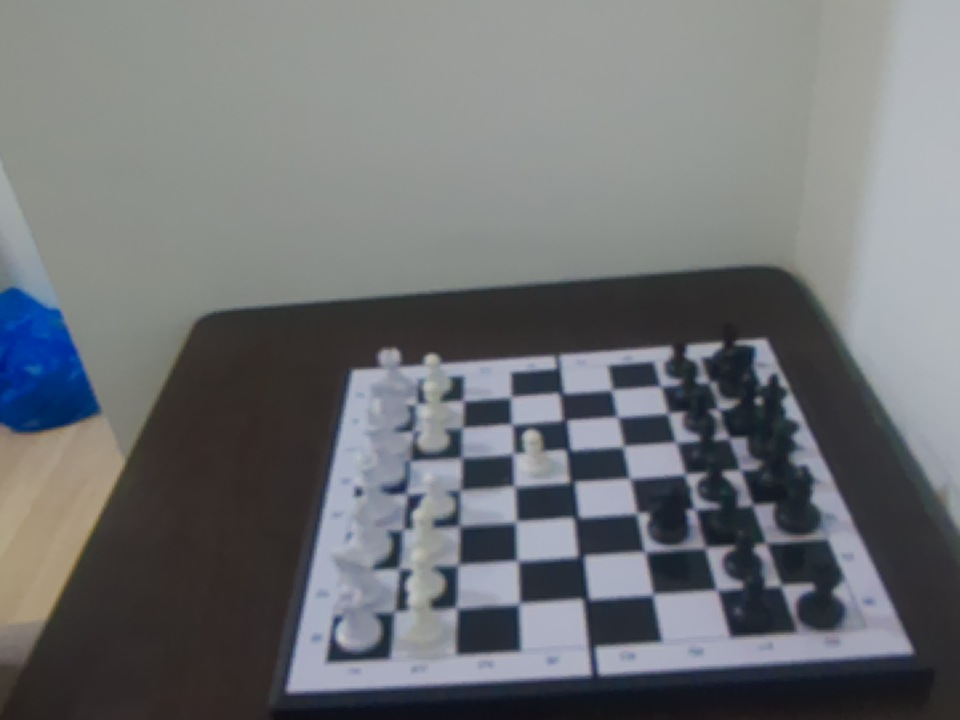
#> input picture photos/photo.jpg, 960 x 720 px
$ python -i grid_reconstruction.py   (imports and definitions only)
#> lines starting #> are read from the running program, lines starting #| are printed output that depends on the picture; after the words box and inside, x2 and y2 are one past the last pixel; in counts of white or black regions, pixels touching at a corner belong together
#> further down, picture is the input picture: shape (720, 960, 3); mean B, G, R 116.2, 113.3, 110.8
import cv2
import numpy as np


MIN_GAP = 60
MAX_GAP = 120
TOLERANCE = 15
SIZE = 800
GRID_LINES = 9


def merge(lines, threshold=20):

    lines = sorted(lines)

    if not lines:
        return []

    groups = [[lines[0]]]

    for line in lines[1:]:

        if line - np.mean(groups[-1]) <= threshold:
            groups[-1].append(line)

        else:
            groups.append([line])

    return [
        np.mean(group)
        for group in groups
    ]


def find_sequence(lines):

    lines = sorted(lines)

    if len(lines) < 2:
        raise RuntimeError("Not enough lines")

    best = None

    for i in range(len(lines)):

        for j in range(i + 1, len(lines)):

            distance = lines[j] - lines[i]

            for multiple in range(1, GRID_LINES):

                gap = distance / multiple

                if gap < MIN_GAP or gap > MAX_GAP:
                    continue

                for first_index in range(
                    GRID_LINES - multiple
                ):

                    second_index = (
                        first_index + multiple
                    )

                    sequence = {
                        first_index: (
                            lines[i],
                            i
                        ),
                        second_index: (
                            lines[j],
                            j
                        )
                    }

                    used = {i, j}

                    # -------------------------------------------------
                    # Add detected lines that agree with the spacing.
                    # -------------------------------------------------

                    for index in range(GRID_LINES):

                        if index in sequence:
                            continue

                        expected = (
                            lines[i]
                            + (index - first_index) * gap
                        )

                        candidates = []

                        for k, line in enumerate(lines):

                            if k in used:
                                continue

                            error = abs(
                                line - expected
                            )

                            if error <= TOLERANCE:
                                candidates.append(
                                    (error, k)
                                )

                        if candidates:

                            _, best_candidate = min(
                                candidates
                            )

                            sequence[index] = (
                                lines[best_candidate],
                                best_candidate
                            )

                            used.add(best_candidate)

                    if len(sequence) < 3:
                        continue

                    # -------------------------------------------------
                    # Fit one evenly-spaced grid to the detected lines.
                    # -------------------------------------------------

                    indices = np.array(
                        list(sequence.keys()),
                        dtype=np.float64
                    )

                    positions = np.array(
                        [
                            sequence[index][0]
                            for index in sequence
                        ],
                        dtype=np.float64
                    )

                    A = np.column_stack(
                        [
                            np.ones(len(indices)),
                            indices
                        ]
                    )

                    solution, _, _, _ = np.linalg.lstsq(
                        A,
                        positions,
                        rcond=None
                    )

                    origin = solution[0]
                    refined_gap = solution[1]

                    if (
                        refined_gap < MIN_GAP
                        or refined_gap > MAX_GAP
                    ):
                        continue

                    fitted = (
                        origin
                        + indices * refined_gap
                    )

                    errors = np.abs(
                        positions - fitted
                    )

                    mean_error = np.mean(errors)

                    if np.max(errors) > TOLERANCE:
                        continue

                    # -------------------------------------------------
                    # Make sure reconstructed grid fits the board.
                    # -------------------------------------------------

                    grid = (
                        origin
                        + np.arange(GRID_LINES)
                        * refined_gap
                    )

                    if grid[0] < 0:
                        continue

                    if grid[-1] > SIZE - 1:
                        continue

                    # Prefer more detected lines, then lower error.
                    score = (
                        len(sequence),
                        -mean_error
                    )

                    if (
                        best is None
                        or score > best["score"]
                    ):

                        best = {
                            "sequence": sequence.copy(),
                            "origin": origin,
                            "gap": refined_gap,
                            "error": mean_error,
                            "score": score
                        }

    if best is None:
        raise RuntimeError(
            "Could not find a valid line sequence"
        )

    return best


def reconstruct(lines):

    result = find_sequence(lines)

    sequence = result["sequence"]
    gap = result["gap"]
    origin = result["origin"]

    print("Best sequence:")

    for index in sorted(sequence):

        line, _ = sequence[index]

        print(
            f"  {line:.1f} -> index {index}"
        )

    print(
        f"Gap: {gap:.1f}"
    )

    # ---------------------------------------------------------
    # Reconstruct the complete grid from the fitted origin
    # and spacing.
    #
    # The Hough detections determine the grid.
    # The final grid itself is evenly spaced.
    # ---------------------------------------------------------

    grid = (
        origin
        + np.arange(GRID_LINES)
        * gap
    )

    print(
        "Reconstructed:",
        np.round(grid, 1)
    )

    print(
        "Gaps:",
        np.round(np.diff(grid), 1)
    )

    return grid


def detect_segments(image):
    gray = cv2.cvtColor(image, cv2.COLOR_BGR2GRAY)
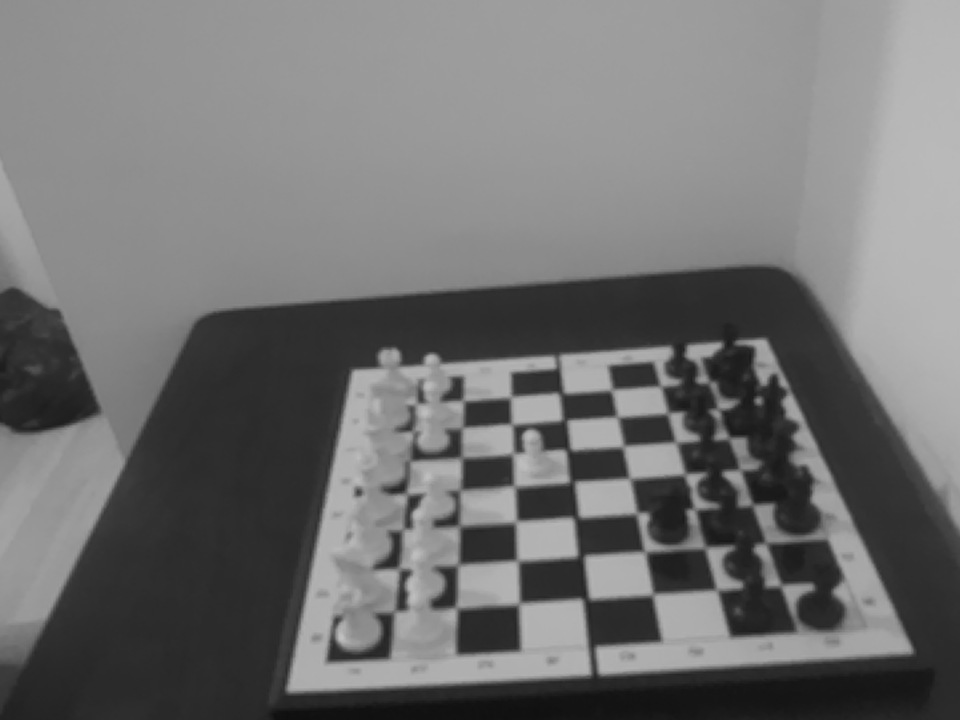
#> gray: shape (720, 960); min 14, max 193, mean 112.9
    edges = cv2.Canny(gray, 50, 150)
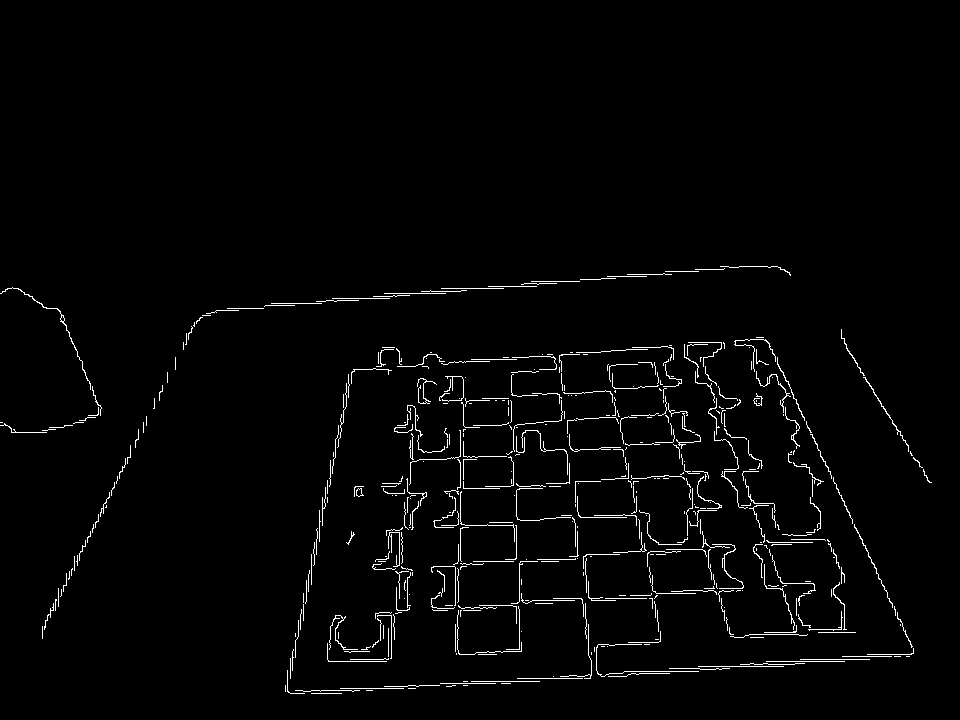
#> edges: shape (720, 960); 2% white in thin lines or dots, all inside (x1, y1, x2, y2) = (0, 266, 932, 694)
    lines = cv2.HoughLinesP(
        edges,
        1,
        np.pi / 180,
        20,
        minLineLength=40,
        maxLineGap=50
    )
#> lines = 216 rows, first 6: [215, 311, 728, 266], [501, 683, 898, 656], [403, 688, 913, 653], [317, 535, 842, 498], [769, 343, 913, 652], [285, 685, 351, 372]

    if lines is None:
        raise RuntimeError("No Hough lines detected")

    return lines.reshape(-1, 4)


def positions_from_segments(segments, points):
    destination = np.array(
        [[0, 0], [SIZE, 0], [SIZE, SIZE], [0, SIZE]],
        dtype=np.float32
    )
    matrix = cv2.getPerspectiveTransform(
        points.astype(np.float32),
        destination
    )
    polygon = points.astype(np.float32)
    horizontal = []
    vertical = []

    for x1, y1, x2, y2 in segments:
        midpoint = ((x1 + x2) / 2, (y1 + y2) / 2)
        if cv2.pointPolygonTest(polygon, midpoint, False) < 0:
            continue

        endpoints = np.array(
            [[[x1, y1], [x2, y2]]],
            dtype=np.float32
        )
        warped = cv2.perspectiveTransform(endpoints, matrix)[0]
        (wx1, wy1), (wx2, wy2) = warped
        angle = abs(np.degrees(np.arctan2(wy2 - wy1, wx2 - wx1)))

        if angle < 10 or angle > 170:
            horizontal.append((wy1 + wy2) / 2)
        elif 80 < angle < 100:
            vertical.append((wx1 + wx2) / 2)

    return merge(horizontal), merge(vertical)


def get_grid(image, points=None, segments=None):

    if segments is None:
        segments = detect_segments(image)
#> segments has the same summary as lines in detect_segments

    if points is not None:
        horizontal, vertical = positions_from_segments(segments, points)
    else:
        lines = segments
        horizontal = []
        vertical = []

        for x1, y1, x2, y2 in lines:
            angle = abs(
                np.degrees(
                    np.arctan2(y2 - y1, x2 - x1)
                )
            )

            if angle < 10 or angle > 170:
                horizontal.append((y1 + y2) / 2)
            elif 80 < angle < 100:
                vertical.append((x1 + x2) / 2)
#> this loop made 216 passes
#> (x1, y1, x2, y2, angle) on passes 1 to 3: (215, 311, 728, 266, 5.01), (501, 683, 898, 656, 3.89), (403, 688, 913, 653, 3.93)
#> after the loop, horizontal = 101 values, max 690 at index 98, min 272 at index 37, mean 499.4; vertical = 46 values, max 841 at index 28, min 324.5 at index 33, mean 504.3

        horizontal = merge(horizontal)
#> in merge, `lines = sorted(lines)`: lines = 101 values from 272 to 690
#> in merge, `groups = [[lines[0]]]`: groups = [[272]]
#> the loop in merge, `for line in lines[1:]: ` made 100 passes
#> line on passes 1 to 12: 273.5, 288.5, 289.5, 293, 295.5, 298, 340.5, 340.5, 343.5, 343.5, 348, 353.5
#> after the loop in merge, `for line in lines[1:]:`: groups = 11 items
#> horizontal = [287.1, 354.1, 389.6, 423.3, 453.9, 485.4, 531.6, 557.3, 596.9, 644.1, 676.7]
        vertical = merge(vertical)
#> the loop in merge (call 2), `for line in lines[1:]: ` made 45 passes
#> line on passes 1 to 12: 334.5, 353, 380, 383, 387, 388, 397.5, 398.5, 400.5, 402.5, 404.5, 405
#> vertical = [329.5, 353, 398.7, 422.5, 455.5, 515.5, 578, 684, 764.2, 791.2, 841]

    print("Horizontal:", np.round(horizontal, 1))
#| Horizontal: [287.1 354.1 389.6 423.3 453.9 485.4 531.6 557.3 596.9 644.1 676.7]
    print("Vertical:", np.round(vertical, 1))
#| Vertical: [329.5 353.  398.7 422.5 455.5 515.5 578.  684.  764.2 791.2 841. ]

    return reconstruct(horizontal), reconstruct(vertical)
#> in find_sequence, `lines = sorted(lines)`: lines has the same summary as horizontal in get_grid
#> the loop in find_sequence, `for i in range(len(lines)): ` made 11 passes
#> after the loop in find_sequence, `for i in range(len(lines)):`: best = 5 items
#> in reconstruct, `sequence = result["sequence"]`: sequence = {3: (423.3, 3), 4: (485.4, 5), 1: (287.1, 0), 2: (354.1, 1), 5: (557.3, 7), 6: (596.9, 8), 7: (676.7, 10)}
#> in reconstruct, `gap = result["gap"]`: gap = 63.87
#> in reconstruct, `origin = result["origin"]`: origin = 227.5
#> the loop in reconstruct, `for index in sorted(sequence): ` made 7 passes
#> line on passes 1 to 7: 287.1, 354.1, 423.3, 485.4, 557.3, 596.9, 676.7
#|   287.1 -> index 1
#|   354.1 -> index 2
#|   423.3 -> index 3
#|   485.4 -> index 4
#|   557.3 -> index 5
#|   596.9 -> index 6
#|   676.7 -> index 7
#| Gap: 63.9
#> in reconstruct, `grid = ( origin + np.arange(GRID_LINES) * gap )`: grid = [227.5, 291.4, 355.2, 419.1, 483, 546.9, 610.7, 674.6, 738.5]
#| Reconstructed: [227.5 291.4 355.2 419.1 483.  546.9 610.7 674.6 738.5]
#| Gaps: [63.9 63.9 63.9 63.9 63.9 63.9 63.9 63.9]
#> the loop in find_sequence (call 2), `for i in range(len(lines)): ` made 11 passes
#> the loop in reconstruct (call 2), `for index in sorted(sequence): ` made 7 passes
#> line on passes 1 to 5: 329.5, 398.7, 455.5, 515.5, 578
#> (index, line) on passes 6 to 7: (7, 684), (8, 764.2)
#|   329.5 -> index 1
#|   398.7 -> index 2
#|   455.5 -> index 3
#|   515.5 -> index 4
#|   578.0 -> index 5
#|   684.0 -> index 7
#|   764.2 -> index 8
#| Gap: 60.4
#| Reconstructed: [273.4 333.8 394.2 454.6 514.9 575.3 635.7 696.1 756.5]
#| Gaps: [60.4 60.4 60.4 60.4 60.4 60.4 60.4 60.4]

>>> import cv2
>>> picture = cv2.imread('../photos/photo.jpg')
>>> result = get_grid(picture)
#> result = ([227.5, 291.4, 355.2, 419.1, 483, 546.9, 610.7, 674.6, 738.5], [273.4, 333.8, 394.2, 454.6, 514.9, 575.3, 635.7, 696.1, 756.5])

$ run again, on photos/pieces.jpg
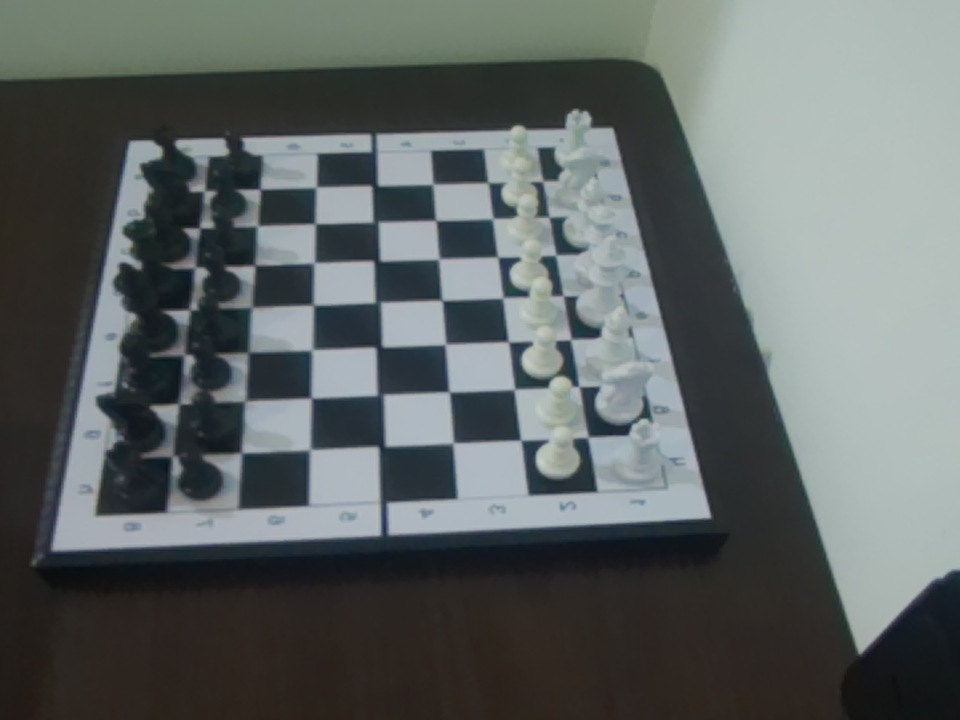
#> input picture photos/pieces.jpg, 960 x 720 px
#> picture is the input picture: shape (720, 960, 3); mean B, G, R 100.2, 100.9, 94.9
#> in detect_segments, `edges = cv2.Canny(gray, 50, 150)`:
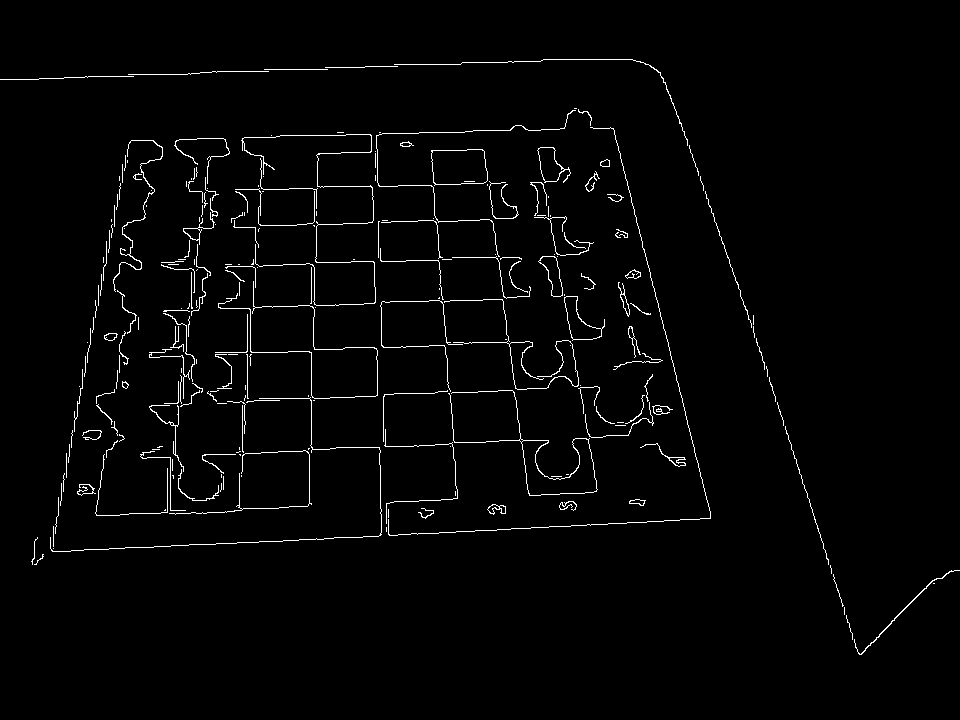
#> edges: shape (720, 960); 2% white in thin lines or dots, all inside (x1, y1, x2, y2) = (0, 59, 960, 655)
#> in detect_segments, `lines = cv2.HoughLinesP( edges, 1, np.pi / 180, 20, minLineLength=40, ..`: lines = 216 rows, first 6: [2, 79, 603, 59], [34, 553, 710, 518], [732, 268, 858, 653], [95, 313, 655, 293], [50, 548, 129, 142], [103, 271, 507, 257]
#> segments has the same summary as lines in detect_segments
#> the loop in get_grid, `for x1, y1, x2, y2 in lines:` made 216 passes
#> (x1, y1, x2, y2, angle) on passes 1 to 3: (2, 79, 603, 59, 1.91), (34, 553, 710, 518, 2.96), (732, 268, 858, 653, 71.88)
#> after the loop in get_grid, `for x1, y1, x2, y2 in lines:`: horizontal = 75 values, max 547.5 at index 13, min 65.5 at index 21, mean 307.5; vertical = 66 values, max 627.5 at index 33, min 103 at index 19, mean 316.8
#> in merge, `lines = sorted(lines)`: lines = 75 values from 65.5 to 547.5
#> in merge, `groups = [[lines[0]]]`: groups = [[65.5]]
#> the loop in merge, `for line in lines[1:]: ` made 74 passes
#> line on passes 1 to 8: 69, 130, 132.5, 133.5, 135.5, 138, 146.5, 149
#> after the loop in merge, `for line in lines[1:]:`: groups = 11 items
#> in get_grid, `horizontal = merge(horizontal)`: horizontal = [67.25, 144.8, 183.9, 223, 261.4, 295.2, 349.7, 393.2, 445.4, 501.4, 541.5]
#> the loop in merge (call 2), `for line in lines[1:]: ` made 65 passes
#> line on passes 1 to 8: 109.5, 114, 118, 120, 120, 121, 122, 125
#> in get_grid, `vertical = merge(vertical)`: vertical = [119.3, 146, 185.8, 213.2, 251, 312.5, 379.3, 442.8, 503, 558.5, 592.2, 626.5]
#| Horizontal: [ 67.2 144.8 183.9 223.  261.4 295.2 349.7 393.2 445.4 501.4 541.5]
#| Vertical: [119.3 146.  185.8 213.2 251.  312.5 379.3 442.8 503.  558.6 592.2 626.5]
#> in find_sequence, `lines = sorted(lines)`: lines has the same summary as horizontal in get_grid
#> the loop in find_sequence, `for i in range(len(lines)): ` made 11 passes
#> after the loop in find_sequence, `for i in range(len(lines)):`: best = 5 items
#> sequence = {1: (144.8, 1), 2: (223, 3), 0: (67.25, 0), 3: (295.2, 5), 4: (393.2, 7), 5: (445.4, 8), 6: (541.5, 10)}
#> gap = 78.36
#> origin = 66.39
#> the loop in reconstruct, `for index in sorted(sequence): ` made 7 passes
#> line on passes 1 to 7: 67.25, 144.8, 223, 295.2, 393.2, 445.4, 541.5
#> (printed output is left out)
#| Gap: 78.4
#> grid = [66.39, 144.7, 223.1, 301.5, 379.8, 458.2, 536.6, 614.9, 693.3]
#| Reconstructed: [ 66.4 144.7 223.1 301.5 379.8 458.2 536.6 614.9 693.3]
#| Gaps: [78.4 78.4 78.4 78.4 78.4 78.4 78.4 78.4]
#> the loop in find_sequence (call 2), `for i in range(len(lines)): ` made 12 passes
#> the loop in reconstruct (call 2), `for index in sorted(sequence): ` made 9 passes
#> line on passes 1 to 8: 119.3, 185.8, 251, 312.5, 379.3, 442.8, 503, 558.5
#> (printed output is left out)
#| Gap: 63.0
#| Reconstructed: [123.3 186.4 249.4 312.4 375.4 438.4 501.5 564.5 627.5]
#| Gaps: [63. 63. 63. 63. 63. 63. 63. 63.]
#> `result = get_grid(picture)`: result = ([66.39, 144.7, 223.1, 301.5, 379.8, 458.2, 536.6, 614.9, 693.3], [123.3, 186.4, 249.4, 312.4, 375.4, 438.4, 501.5, 564.5, 627.5])
